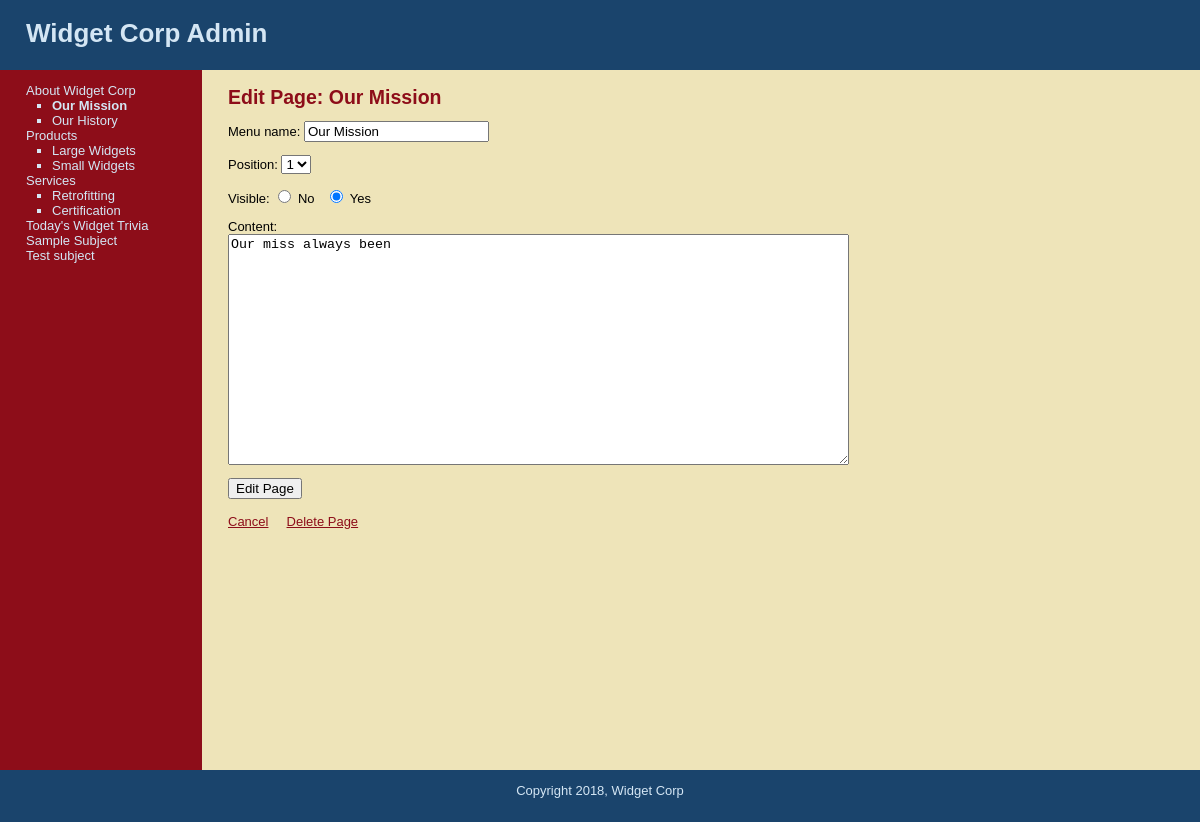
Page /edit_page.php?page=1 (signed in) on the committed database.
### tables this page shows
CREATE TABLE `subjects` (
  `id` int(11) NOT NULL AUTO_INCREMENT,
  `menu_name` varchar(30) NOT NULL,
  `position` int(3) NOT NULL,
  `visible` tinyint(1) NOT NULL,
  PRIMARY KEY (`id`)
);

CREATE TABLE `pages` (
  `id` int(11) NOT NULL AUTO_INCREMENT,
  `subject_id` int(11) NOT NULL,
  `menu_name` varchar(30) NOT NULL,
  `position` int(3) NOT NULL,
  `visible` tinyint(1) NOT NULL,
  `content` text,
  PRIMARY KEY (`id`),
  KEY `subject_id` (`subject_id`)
);

### public/edit_page.php (the view, shortened to what this page needs)
<?php require_once("../includes/db_connection.php"); ?>
<?php require_once("../includes/functions.php"); ?>
<?php find_selected_page();?>
<?php include("../includes/layouts/header.php"); ?>
<div id="main">
 <div id="navigation">
  <?php echo navigation($current_subject, $current_page); ?>
 </div>
	<div id="page">
	<h2>Edit Page: <?php echo htmlentities($current_page["menu_name"]); ?></h2>
	<?php
	$current_subject["id"] = $current_page["subject_id"];
	?>
	<form action="edit_page.php?page=<?php echo urlencode($current_page["id"]); ?>" method="post">
	 <p>Menu name:
	    <input type="text" name="menu_name" value="<?php echo htmlentities($current_page["menu_name"]); ?>" />
	 </p>
	 <p>Position:
	    <select name="position">
		<?php
			$page_set = find_pages_for_subject($current_subject["id"], false);
			$page_count = mysqli_num_rows($page_set);
			for($count=1; $count <= $page_count; $count++){
				echo "<option value=\"{$count}\"";
				if ($current_page["position"] == $count) {
				echo " selected";
				}
				echo ">{$count}</option>";
			}
		?>
		</select>
	 </p>
	   <p>Visible:
	    <input type="radio" name="visible" value="0" <?php if ($current_page["visible"] == 0){echo "checked";}?>/> No
		&nbsp;
		<input type="radio" name="visible" value="1" <?php if ($current_page["visible"] == 1){echo "checked";}?> /> Yes
	   <p>
	    <p>Content:<br/>
		<textarea name="content" cols="75" rows="15"><?php echo htmlentities($current_page["content"]);?></textarea>
		</p>
	   <input type="submit" name="submit" value="Edit Page" />
	  </form>
	  <br />
	  <a href="manage_content.php?page=<?php echo urlencode($current_page["id"]);?>">Cancel</a>
	  <a href="delete_page.php?page=<?php echo urlencode($current_page["id"]); ?>"
	  onclick="return confirm('Are you sure?');">Delete Page</a>
    </div>
</div>
<?php include("../includes/layouts/footer.php"); ?>

### includes/functions.php (shortened to what this page needs)
<?php
	function find_all_subjects($public=true) {
		global $connection;
		$query  = "SELECT * ";
		$query .= "FROM subjects ";
		$query .= "ORDER BY position ASC";
		$subject_set = mysqli_query($connection, $query);
		return $subject_set;
	}
	function find_pages_for_subject($subject_id, $public=true){
		global $connection;
		$safe_subject_id = mysqli_real_escape_string($connection, $subject_id);
		$query  = "SELECT * ";
		$query .= "FROM pages ";
		$query .= "WHERE subject_id = {$safe_subject_id} ";
		$query .= "ORDER BY position ASC";
		$page_set = mysqli_query($connection, $query);
		return $page_set;
	}
	function find_page_by_id($page_id, $public=true){
		global $connection;
		$safe_page_id = mysqli_real_escape_string($connection, $page_id);
		$query  = "SELECT * ";
		$query .= "FROM pages ";
		$query .= "WHERE id = {$safe_page_id} ";
		$query .= "LIMIT 1";
		$page_set = mysqli_query($connection, $query);
		if ($page = mysqli_fetch_assoc($page_set)) {
			return $page;
		} else {
			return null;
		}
	}
	function find_selected_page($public=false) {
	if (isset($_GET["subject"])) {
		$current_subject = find_subject_by_id($_GET["subject"], $public);
		if ($current_subject && $public) {
			$current_page = find_default_page_for_subject($current_subject["id"]);
		} else {
			$current_page = null;
		}
	} elseif (isset($_GET["page"])) {
		$current_page = find_page_by_id($_GET["page"], $public);
	    $current_subject = null;
	} else {
			$current_subject = null;
			$current_page = null;
	    }
	}
	function navigation($subject_array, $page_array) {
		$output = "<ul class=\"subjects\">";
	    $subject_set = find_all_subjects(false);
		while($subject = mysqli_fetch_assoc($subject_set)) {
			$output .= "<li";
			$output .= ">";
			$output .= "<a href=\"manage_content.php?subject=";
			$output .= urlencode($subject["id"]);
			$output .= "\">";
			$output .= htmlentities($subject["menu_name"]);
			$output .= "</a>";
				$page_set = find_pages_for_subject($subject["id"], false);
				$output .= "<ul class=\"pages\">";
				while($page = mysqli_fetch_assoc($page_set)) {
					$output .= "<li";
						if ($page_array && $page["id"] == $page_array["id"]) {
							$output .= " class=\"selected\"";
						}
					$output .= ">";
				    $output .= "<a href=\"manage_content.php?page=";
					$output .= urlencode($page["id"]);
					$output .= "\">";
				    $output .= htmlentities($page["menu_name"]);
					$output .= "</a></li>";
				}
			$output .= "</ul></li>";
		}
        $output .= "</ul>";
		return $output;
	}
?>

### public/stylesheets/public.css (style rules this page uses)
html { height: 100%; width: 100%; }
body { width: 100%; height: 100%; margin: 0; padding: 0; border: 0; font-family: Verdana, Arial, Helvetica, sans-serif; font-size: 13px; line-height: 15px; background: #EEE4B9; }
a { color: #8D0D19; }
#main { height: 700px; width: 100%; margin: 0; padding: 0; background: #EEE4B9; }
#navigation { float: left; width: 150px; height: 100%; margin: 0; padding: 0 2em; color: #D4E6F4; background: #8D0D19; }
#navigation a { color: #D4E6F4; text-decoration: none; }
ul.subjects { margin: 1em 0; padding-left: 0; list-style: none; }
ul.pages { padding-left: 2em; list-style: square; font-weight: normal; }
.selected { font-weight: bold; }
#page { float: left; height: 100%; padding-left: 2em; vertical-align: top; background: #EEE4B9; }
#page h2 { color: #8D0D19; margin-top: 1em; }

### rows in the picture
subjects: value "About Widget Corp"
pages: value "Our Mission", menu_name "Our Mission", position "1", visible "☑", content "Our miss always been"
pages: value "Our History"
subjects: value "Products"
pages: value "Large Widgets"
pages: value "Small Widgets"
subjects: value "Services"
pages: value "Retrofitting"
pages: value "Certification"
subjects: value "Today's Widget Trivia"
subjects: value "Sample Subject"
subjects: value "Test subject"
